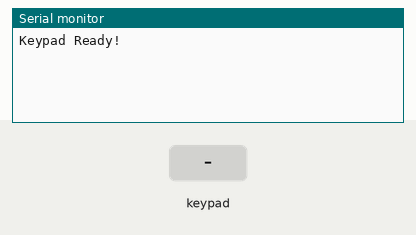
The sketch below on a simulated Arduino Uno, built with avr-gcc and run on an emulated ATmega328P. Parts: the last lines printed to the serial monitor. Wiring (inferred from the names in the program): 4×4 keypad with keys 1 2 3 A 4 5 6 B 7 8 9 C * 0 # D: rows pin 9, pin 8, pin 7, pin 6; columns pin 5, pin 4, pin 3, pin 2. Inputs (shaded band) come from the test bench.

Above: at 1.2 s.
1.3 s: key '1' pressed
At 2.5 s:
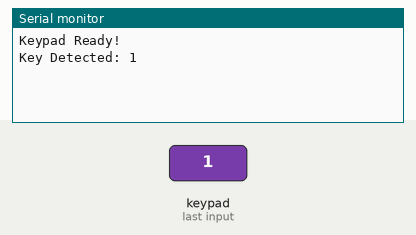
2.8 s: keypad keys 9 8 7 6 # pressed 0.4 s apart
At 5.1 s:
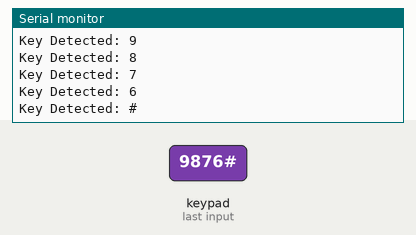
6.3 s: key 'A' pressed
At 7.5 s:
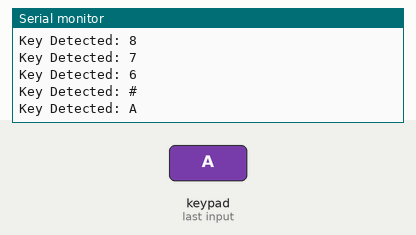
7.8 s: keypad keys 9 8 7 6 * pressed 0.4 s apart
At 10.1 s:
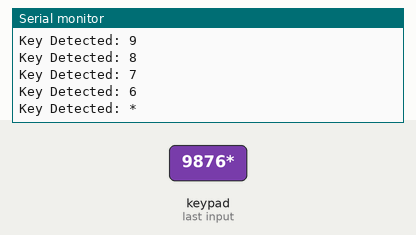
11.3 s: key 'D' pressed
At 12.7 s:
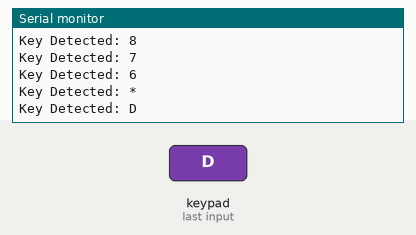
Timing chart, 0 to 13.8 s (numbered marks = the images above; inputs shaded):
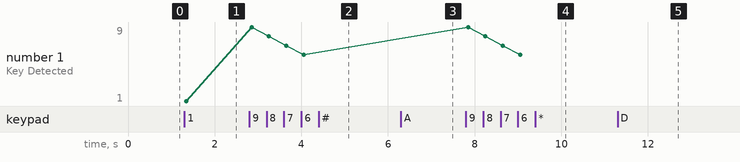

The sketch:

Keypad.ino
```cpp
#include <Arduino.h>

// วิธีต่อทางซ้ายเป็น Row ขวาเป็น Col ต่อติดกันเลย
// บรรทัด 85 ตัวแปร stableKey แสดงค่าที่ได้จากการกด
// ================= KEYPAD =================

const byte ROWS = 4;
const byte COLS = 4;

char keys[ROWS][COLS] = {
  {'1', '2', '3', 'A'},
  {'4', '5', '6', 'B'},
  {'7', '8', '9', 'C'},
  {'*', '0', '#', 'D'}
};

byte rowPins[ROWS] = {9, 8, 7, 6};
byte colPins[COLS] = {5, 4, 3, 2};

// ================= DEBOUNCE =================
const unsigned long debounceDelay = 50;

char lastRawKey = '\0';
char stableKey = '\0';

unsigned long lastChangeTime = 0;

// ================= SCAN KEYPAD =================
char scanKeypad() {
  char detectedKey = '\0';
  byte pressedCount = 0;

  for (byte c = 0; c < COLS; c++) {
    // Activate one column
    digitalWrite(colPins[c], LOW);
    pinMode(colPins[c], OUTPUT);
    delayMicroseconds(20);

    for (byte r = 0; r < ROWS; r++) {

      if (digitalRead(rowPins[r]) == LOW) {
        detectedKey = keys[r][c];
        pressedCount++;
      }
    }
    // Disable column
    pinMode(colPins[c], INPUT);
  }
  // Accept only one pressed key
  if (pressedCount == 1) {
    return detectedKey;
  }

  return '\0';
}

void setup() {
  Serial.begin(9600);
  // Enable internal pull-up on rows
  for (byte r = 0; r < ROWS; r++) {
    pinMode(rowPins[r], INPUT_PULLUP);
  }
  // Columns initially high impedance
  for (byte c = 0; c < COLS; c++) {
    pinMode(colPins[c], INPUT);
  }
  Serial.println("Keypad Ready!");
}

void loop() {

  char rawKey = scanKeypad();
  // Detect change
  if (rawKey != lastRawKey) {
    lastRawKey = rawKey;
    lastChangeTime = millis();
  }
  // Debounce
  if (millis() - lastChangeTime >= debounceDelay) {
    if (rawKey != stableKey) {
      stableKey = rawKey;
      // Display only on a new press
      if (stableKey != '\0') {
        Serial.print("Key Detected: ");
        Serial.println(stableKey); // **stableKey ตัวแปรแสดงค่าที่ได้จากการกด
      }
    }
  }
}
```

Measured:
- after the input at 1.3 s, the serial monitor: prints a new line after 0.05 s (image 1)
- after the input at 2.8 s, the serial monitor: prints a new line after 0.05 s (image 2)
- after the input at 6.3 s, the serial monitor: prints a new line after 0.05 s (image 3)
- after the input at 7.8 s, the serial monitor: prints a new line after 0.05 s (image 4)
- after the input at 11.3 s, the serial monitor: prints a new line after 0.05 s (image 5)
- plotted number 1: 1 → 6 after the input at 2.8 s
